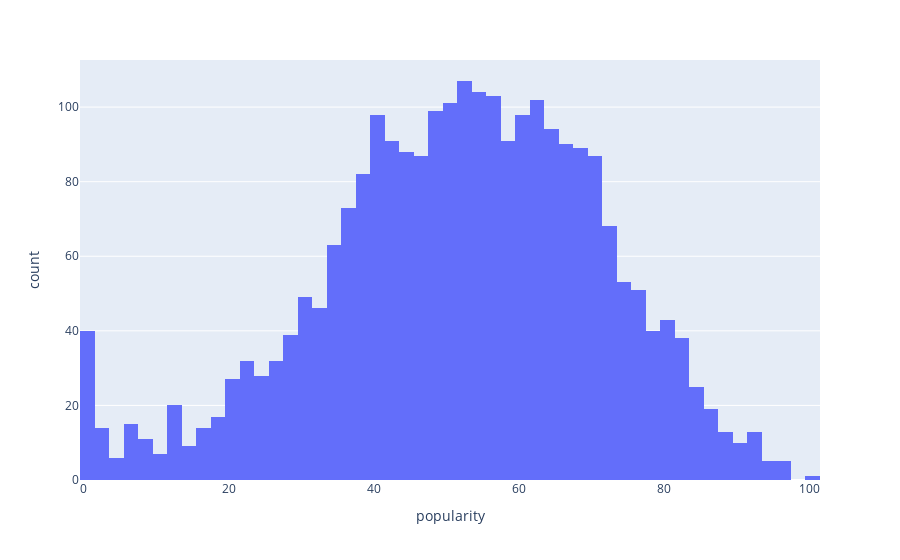

The cell this chart's notebook holds for it:
### Code cell
fig = px.histogram(artists, x="popularity")
fig.show()

### Figure 1 — Plotly figure (JSON) as saved in the notebook; plotly's stock layout.template omitted (floating-point values rounded to 4 significant figures; data arrays with more than 128 entries replaced by an {"elided": "..."} marker saying what was removed)
{"data": [{"alignmentgroup": "True", "bingroup": "x", "hovertemplate": "popularity=%{x}<br>count=%{y}<extra></extra>", "legendgroup": "", "marker": {"color": "#636efa"}, "name": "", "offsetgroup": "", "orientation": "v", "showlegend": false, "type": "histogram", "x": {"elided": "2568 int values"}, "xaxis": "x", "yaxis": "y"}], "layout": {"barmode": "relative", "legend": {"tracegroupgap": 0}, "margin": {"t": 60}, "xaxis": {"anchor": "y", "domain": [0, 1], "title": {"text": "popularity"}}, "yaxis": {"anchor": "x", "domain": [0, 1], "title": {"text": "count"}}}}
